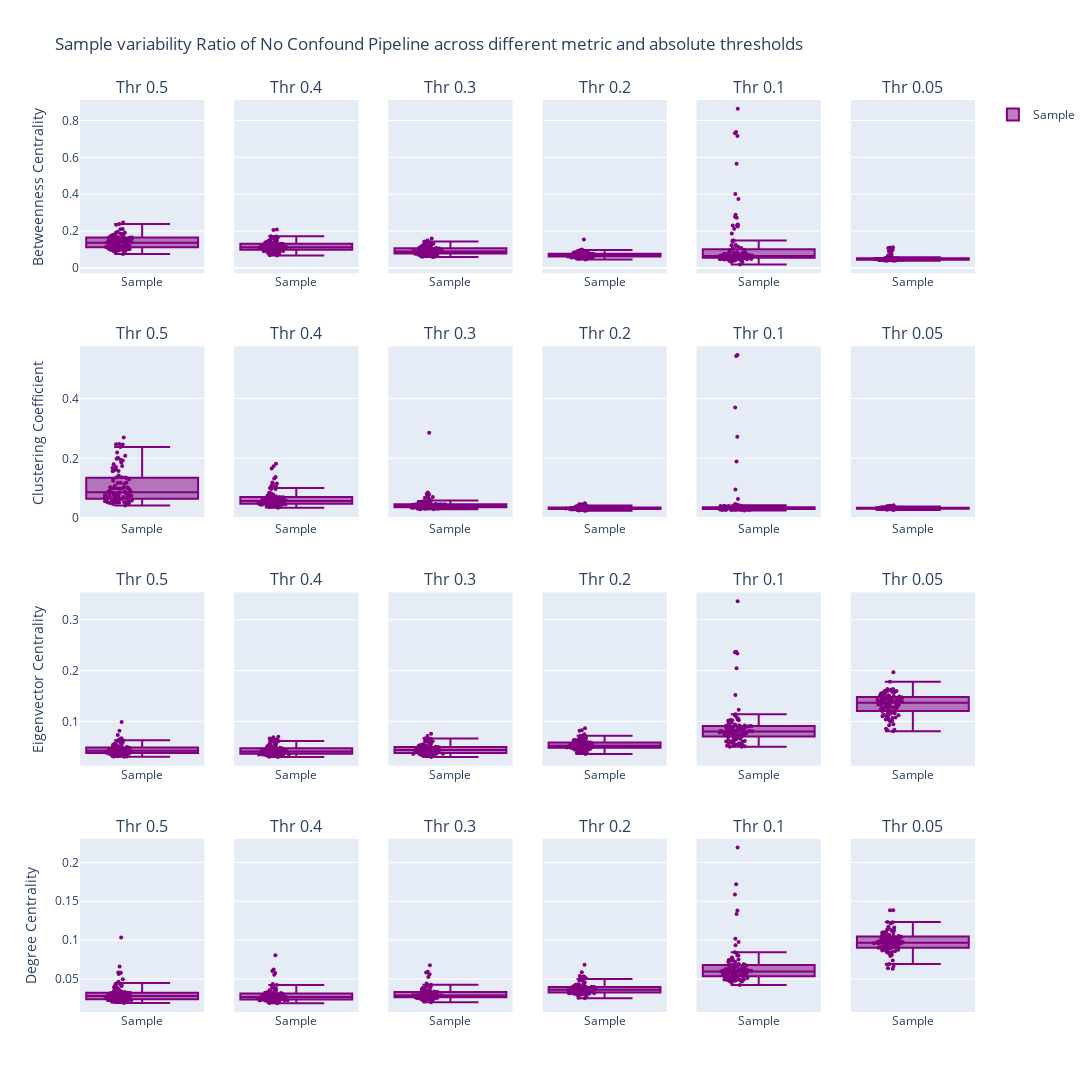

Source (notebook cell):
### Code cell
import pandas as pd
import plotly.graph_objects as go
from plotly.subplots import make_subplots

# Compute ratios
ratio1 = cmput_ratio(avrg1_Wconf_num, avrg1_Wconf_anat, 182)
ratio2 = cmput_ratio(avrg2_Wconf_num, avrg2_Wconf_anat, 179)
ratio3 = cmput_ratio(avrg3_Wconf_num, avrg3_Wconf_anat, 176)
ratio4 = cmput_ratio(avrg4_Wconf_num, avrg4_Wconf_anat, 170)
ratio5 = cmput_ratio(avrg5_Wconf_num, avrg5_Wconf_anat, 147)
ratio05 = cmput_ratio(avrg05_Wconf_num, avrg05_Wconf_anat, 182)


def change(arr,col):
    # Create the 'region' column with labels
    regions = [f"region_{i+1}" for i in range(len(arr))]

    # Create the DataFrame
    df = pd.DataFrame({'region': regions, f'{col}': arr})
    return df
# Dictionary mapping threshold digits -> ratio DataFrame
ratio_map = {
    "5": ratio5,
    "4": ratio4,
    "3": ratio3,
    "2": ratio2,
    "1": ratio1,
    "05": ratio05
}

# Thresholds
thresholds = [0.5, 0.4, 0.3, 0.2, 0.1, 0.05]  

# Metrics
metrics = ['betweeness', 'clusteringcoef', 'eigen', 'degree']
metric_labels = ["Betweenness Centrality", "Clustering Coefficient",
                 "Eigenvector Centrality", "Degree Centrality"]

# Colors
colors = {"PD": "rgb(128, 0, 128)"}

# Subplot grid: 4 rows (metrics) × len(thresholds) cols
fig = make_subplots(
    rows=len(metrics), cols=len(thresholds),
    shared_yaxes='rows',
    subplot_titles=[f"Thr {thr}" for thr in thresholds]*len(metrics),
    vertical_spacing=0.08
)

# Loop over metrics & thresholds
for row, (metric, metric_label) in enumerate(zip(metrics, metric_labels), start=1):
    for col, thr in enumerate(thresholds, start=1):
        thre = str(thr).split(".")[1]   # e.g. 0.05 -> "05", 0.5 -> "5"
        rPD = ratio_map[thre]
        # --- Extract values for this metric ---
        pd_val = rPD[[c for c in rPD.columns if metric in c]].iloc[0, 0]
        
        pd_valreg=change(pd_val[:],metric)
        pd_vals=pd_valreg.melt(id_vars=['region'], var_name='metric', value_name='value')
        # print(thre,metric,pd_vals)
        # Add PD box
        fig.add_trace(
            go.Box(
                y=pd_vals['value'],
                name="Sample",
                marker=dict(color=colors["PD"], size=4),
                boxpoints="all", jitter=0.3, pointpos=-0.4,
                width=0.35,
                text=pd_vals['region'],
                hovertemplate="<b>Region:</b> %{text}<br><b>Value:</b> %{y}<br><extra>PD</extra>",
                showlegend=(row==1 and col==1)  # only show legend once
            ),
            row=row, col=col
        )

    # Add row title (metric label) on y-axis
    fig.update_yaxes(title_text=metric_label, row=row, col=1)

# Layout
fig.update_layout(
    height=300*len(metrics),
    width=220*len(thresholds),
    title="Sample variability Ratio of No Confound Pipeline across different metric and absolute thresholds",
    boxmode="group"
)

fig.show()
